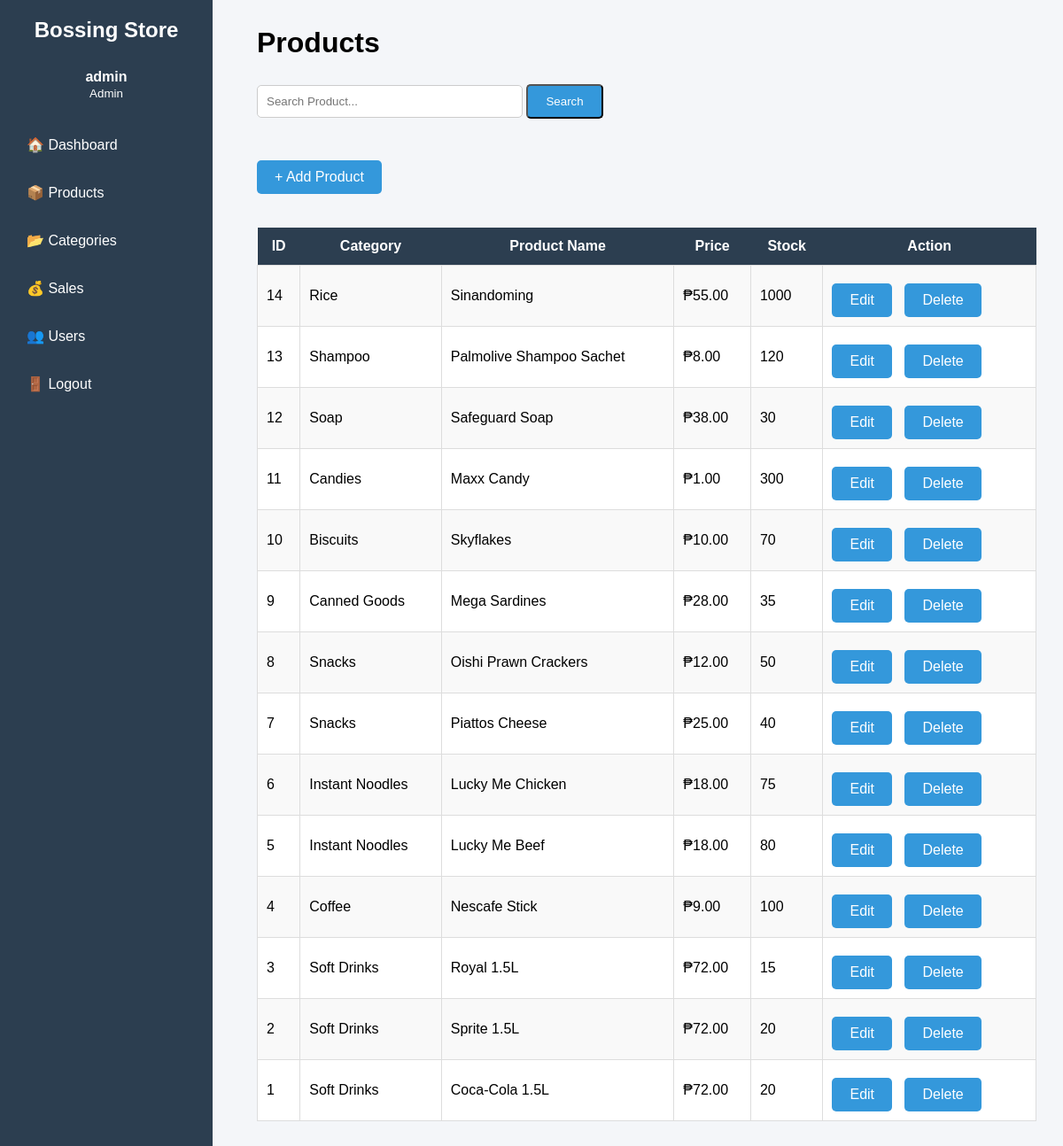
The page /products.php (signed in) on the database its author committed.
### tables this page shows
CREATE TABLE `products` (
  `id` int(11) NOT NULL,
  `category_id` int(11) NOT NULL,
  `product_name` varchar(150) NOT NULL,
  `price` decimal(10,2) NOT NULL,
  `stock` int(11) NOT NULL
);

CREATE TABLE `categories` (
  `id` int(11) NOT NULL,
  `category_name` varchar(100) NOT NULL
);

### auth.php (called while the page is built, shortened)
<?php
function isAdmin()
{
    return isset($_SESSION['role']) && $_SESSION['role'] === "Admin";
}
?>

### products.php (the view, shortened to what this page needs)
<?php
include 'config.php';
include 'auth.php';
$search = "";
$sql = "
SELECT
    products.id,
    products.product_name,
    products.price,
    products.stock,
    categories.category_name
FROM products
INNER JOIN categories
ON products.category_id = categories.id
WHERE products.product_name LIKE ?
ORDER BY products.id DESC
";
$stmt = $conn->prepare($sql);
$searchParam = "%" . $search . "%";
$stmt->bind_param("s", $searchParam);
$stmt->execute();
$result = $stmt->get_result();
?>
<!DOCTYPE html>
<html>
<head>
    <link rel="stylesheet" href="style.css">
</head>
<body>
<?php include 'navbar.php'; ?>
<div class="main-content">
<h1>Products</h1>
<br>
<form method="GET">
<input
type="text"
name="search"
class="search-box"
placeholder="Search Product..."
value="<?php echo htmlspecialchars($search); ?>">
<button
type="submit"
class="button">
Search
</button>
</form>
<br>
<?php if(isAdmin()){ ?>
<a
href="add_product.php"
class="button">
+ Add Product
</a>
<?php } ?>
<br><br>
<table>
<tr>
<th>ID</th>
<th>Category</th>
<th>Product Name</th>
<th>Price</th>
<th>Stock</th>
<?php if(isAdmin()){ ?>
<th>Action</th>
<?php } ?>
</tr>
<?php
if($result->num_rows>0)
{
while($row=$result->fetch_assoc())
{
?>
<tr>
<td>
<?php echo $row['id']; ?>
</td>
<td>
<?php echo htmlspecialchars($row['category_name']); ?>
</td>
<td>
<?php echo htmlspecialchars($row['product_name']); ?>
</td>
<td>
₱<?php echo number_format($row['price'],2); ?>
</td>
<td>
<?php echo $row['stock']; ?>
</td>
<?php if(isAdmin()){ ?>
<td>
<a
href="edit_product.php?id=<?php echo $row['id']; ?>"
class="button">
Edit
</a>
<a
href="delete_product.php?id=<?php echo $row['id']; ?>"
class="button"
onclick="return confirm('Are you sure you want to delete this product?');">
Delete
</a>
</td>
<?php } ?>
</tr>
<?php
}
}
?>
</table>
</div>
</body>
</html>

### style.css (style rules this page uses)
* { margin:0; padding:0; box-sizing:border-box; font-family:Arial, Helvetica, sans-serif; }
body { background:#f4f6f9; }
.main-content { margin-left:260px; padding:30px; }
.button { display:inline-block; padding:10px 20px; background:#3498db; color:white; text-decoration:none; border-radius:5px; margin-right:10px; margin-top:10px; }
table { width:100%; border-collapse:collapse; background:white; margin-top:20px; }
table th { background:#2c3e50; color:white; padding:12px; }
table td { padding:10px; border:1px solid #ddd; }
table tr:nth-child(even) { background:#f9f9f9; }
.search-box { width:300px; padding:10px; border:1px solid #ccc; border-radius:5px; margin-bottom:20px; }

### rows shown on the page
products: id "14", category.category_name "Rice", product_name "Sinandoming", price "55.00", stock "1000"
products: id "13", category.category_name "Shampoo", product_name "Palmolive Shampoo Sachet", price "8.00", stock "120"
products: id "12", category.category_name "Soap", product_name "Safeguard Soap", price "38.00", stock "30"
products: id "11", category.category_name "Candies", product_name "Maxx Candy", price "1.00", stock "300"
products: id "10", category.category_name "Biscuits", product_name "Skyflakes", price "10.00", stock "70"
products: id "9", category.category_name "Canned Goods", product_name "Mega Sardines", price "28.00", stock "35"
products: id "8", category.category_name "Snacks", product_name "Oishi Prawn Crackers", price "12.00", stock "50"
products: id "7", category.category_name "Snacks", product_name "Piattos Cheese", price "25.00", stock "40"
products: id "6", category.category_name "Instant Noodles", product_name "Lucky Me Chicken", price "18.00", stock "75"
products: id "5", category.category_name "Instant Noodles", product_name "Lucky Me Beef", price "18.00", stock "80"
products: id "4", category.category_name "Coffee", product_name "Nescafe Stick", price "9.00", stock "100"
products: id "3", category.category_name "Soft Drinks", product_name "Royal 1.5L", price "72.00", stock "15"
products: id "2", category.category_name "Soft Drinks", product_name "Sprite 1.5L", price "72.00", stock "20"
products: id "1", category.category_name "Soft Drinks", product_name "Coca-Cola 1.5L", price "72.00", stock "20"

### other values the page prints
$_SESSION['username'] "admin"
$_SESSION['role'] "Admin"
